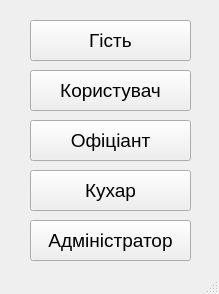
<?xml version="1.0" encoding="UTF-8"?>
<ui version="4.0">
 <class>authorizationWindow</class>
 <widget class="QMainWindow" name="authorizationWindow">
  <property name="geometry">
   <rect>
    <x>0</x>
    <y>0</y>
    <width>219</width>
    <height>294</height>
   </rect>
  </property>
  <property name="font">
   <font>
    <family>Segoe UI</family>
    <pointsize>14</pointsize>
   </font>
  </property>
  <property name="windowTitle">
   <string>Авторизація</string>
  </property>
  <widget class="QWidget" name="centralwidget">
   <widget class="QPushButton" name="guestButton">
    <property name="geometry">
     <rect>
      <x>30</x>
      <y>20</y>
      <width>161</width>
      <height>41</height>
     </rect>
    </property>
    <property name="text">
     <string>Гість</string>
    </property>
   </widget>
   <widget class="QPushButton" name="userButton">
    <property name="geometry">
     <rect>
      <x>30</x>
      <y>70</y>
      <width>161</width>
      <height>41</height>
     </rect>
    </property>
    <property name="text">
     <string>Користувач</string>
    </property>
   </widget>
   <widget class="QPushButton" name="waiterButton">
    <property name="geometry">
     <rect>
      <x>30</x>
      <y>120</y>
      <width>161</width>
      <height>41</height>
     </rect>
    </property>
    <property name="text">
     <string>Офіціант</string>
    </property>
   </widget>
   <widget class="QPushButton" name="cookButton">
    <property name="geometry">
     <rect>
      <x>30</x>
      <y>170</y>
      <width>161</width>
      <height>41</height>
     </rect>
    </property>
    <property name="text">
     <string>Кухар</string>
    </property>
   </widget>
   <widget class="QPushButton" name="adminButton">
    <property name="geometry">
     <rect>
      <x>30</x>
      <y>220</y>
      <width>161</width>
      <height>41</height>
     </rect>
    </property>
    <property name="text">
     <string>Адміністратор</string>
    </property>
   </widget>
   <widget class="QLabel" name="label">
    <property name="geometry">
     <rect>
      <x>30</x>
      <y>260</y>
      <width>161</width>
      <height>31</height>
     </rect>
    </property>
    <property name="text">
     <string/>
    </property>
   </widget>
  </widget>
  <widget class="QStatusBar" name="statusbar"/>
 </widget>
 <resources/>
 <connections/>
</ui>
